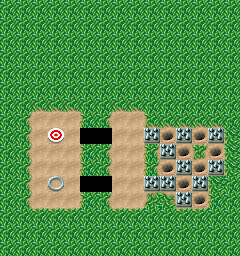

A level layout from a 2D game, rendered from its tile map. Below: a short description, then the map file with tile-grid data replaced by summaries:
An orthogonal 15x16 tile map with 16x16 px tiles, 3 tile layers (Grass, Ground, Wall), 2 tilesets and 24 objects (10x Trap, 8x Carrot, Convertor_Right, Convertor_Right_Block, Convertor_Left_Block, ...).

<map version="1.10" tiledversion="1.10.1" orientation="orthogonal" renderorder="right-down" width="15" height="16" tilewidth="16" tileheight="16" infinite="0" nextlayerid="83" nextobjectid="305">
 <properties>
  <property name="excalibur" type="bool" value="true" />
 </properties>
 <tileset firstgid="1" name="tileset" tilewidth="16" tileheight="16" tilecount="48" columns="8">
  <image source="1level.png" width="128" height="96" />
 </tileset>
 <tileset firstgid="49" name="tile_finish" tilewidth="16" tileheight="16" tilecount="4" columns="4">
  <image source="tile_finish.png" width="64" height="16" />
  <tile id="0">
   <animation>
    <frame tileid="0" duration="90" />
    <frame tileid="1" duration="90" />
    <frame tileid="2" duration="90" />
    <frame tileid="3" duration="90" />
   </animation>
  </tile>
 </tileset>
 <layer id="72" name="Grass" width="15" height="16" locked="1">
  <data>[240 cells, 147 non-empty, 1 distinct tile ids]</data>
 </layer>
 <objectgroup id="77" name="Convertor" locked="1">
  <properties>
   <property name="excalibur" type="bool" value="true" />
  </properties>
  <object id="270" name="Convertor_Right" type="Convertor_Right" gid="42" x="80" y="144" width="16" height="16">
   <properties>
    <property name="CollisionType" value="Passive" />
   </properties>
  </object>
  <object id="271" name="Convertor_Right_Block" type="Convertor_Right_Block" gid="42" x="96" y="144" width="16" height="16">
   <properties>
    <property name="CollisionType" value="Passive" />
   </properties>
  </object>
  <object id="272" name="Convertor_Left_Block" type="Convertor_Left_Block" gid="41" x="80" y="192" width="16" height="16">
   <properties>
    <property name="CollisionType" value="Passive" />
   </properties>
  </object>
  <object id="273" name="Convertor_Left" type="Convertor_Left" gid="41" x="96" y="192" width="16" height="16">
   <properties>
    <property name="CollisionType" value="Passive" />
   </properties>
  </object>
 </objectgroup>
 <layer id="73" name="Ground" width="15" height="16">
  <data>[240 cells, 48 non-empty, 5 distinct tile ids]</data>
 </layer>
 <objectgroup id="78" name="Carrots" locked="1">
  <properties>
   <property name="excalibur" type="bool" value="true" />
  </properties>
  <object id="274" name="Carrot" type="Carrot" gid="20" x="160" y="144" width="16" height="16">
   <properties>
    <property name="CollisionType" value="Passive" />
   </properties>
  </object>
  <object id="282" name="Carrot" type="Carrot" gid="20" x="192" y="144" width="16" height="16">
   <properties>
    <property name="CollisionType" value="Passive" />
   </properties>
  </object>
  <object id="283" name="Carrot" type="Carrot" gid="20" x="208" y="160" width="16" height="16">
   <properties>
    <property name="CollisionType" value="Passive" />
   </properties>
  </object>
  <object id="284" name="Carrot" type="Carrot" gid="20" x="176" y="160" width="16" height="16">
   <properties>
    <property name="CollisionType" value="Passive" />
   </properties>
  </object>
  <object id="285" name="Carrot" type="Carrot" gid="20" x="192" y="176" width="16" height="16">
   <properties>
    <property name="CollisionType" value="Passive" />
   </properties>
  </object>
  <object id="286" name="Carrot" type="Carrot" gid="20" x="160" y="176" width="16" height="16">
   <properties>
    <property name="CollisionType" value="Passive" />
   </properties>
  </object>
  <object id="287" name="Carrot" type="Carrot" gid="20" x="176" y="192" width="16" height="16">
   <properties>
    <property name="CollisionType" value="Passive" />
   </properties>
  </object>
  <object id="288" name="Carrot" type="Carrot" gid="20" x="192" y="208" width="16" height="16">
   <properties>
    <property name="CollisionType" value="Passive" />
   </properties>
  </object>
 </objectgroup>
 <objectgroup id="79" name="Traps" locked="1">
  <properties>
   <property name="excalibur" type="bool" value="true" />
  </properties>
  <object id="289" name="Trap" type="Trap" gid="31" x="144" y="144" width="16" height="16">
   <properties>
    <property name="CollisionType" value="Passive" />
   </properties>
  </object>
  <object id="290" name="Trap" type="Trap" gid="31" x="176" y="144" width="16" height="16">
   <properties>
    <property name="CollisionType" value="Passive" />
   </properties>
  </object>
  <object id="291" name="Trap" type="Trap" gid="31" x="208" y="144" width="16" height="16">
   <properties>
    <property name="CollisionType" value="Passive" />
   </properties>
  </object>
  <object id="292" name="Trap" type="Trap" gid="31" x="208" y="176" width="16" height="16">
   <properties>
    <property name="CollisionType" value="Passive" />
   </properties>
  </object>
  <object id="293" name="Trap" type="Trap" gid="31" x="160" y="160" width="16" height="16">
   <properties>
    <property name="CollisionType" value="Passive" />
   </properties>
  </object>
  <object id="294" name="Trap" type="Trap" gid="31" x="176" y="176" width="16" height="16">
   <properties>
    <property name="CollisionType" value="Passive" />
   </properties>
  </object>
  <object id="295" name="Trap" type="Trap" gid="31" x="192" y="192" width="16" height="16">
   <properties>
    <property name="CollisionType" value="Passive" />
   </properties>
  </object>
  <object id="296" name="Trap" type="Trap" gid="31" x="176" y="208" width="16" height="16">
   <properties>
    <property name="CollisionType" value="Passive" />
   </properties>
  </object>
  <object id="297" name="Trap" type="Trap" gid="31" x="160" y="192" width="16" height="16">
   <properties>
    <property name="CollisionType" value="Passive" />
   </properties>
  </object>
  <object id="298" name="Trap" type="Trap" gid="31" x="144" y="192" width="16" height="16">
   <properties>
    <property name="CollisionType" value="Passive" />
   </properties>
  </object>
 </objectgroup>
 <layer id="74" name="Wall" width="15" height="16" locked="1">
  <data>[240 cells, 41 non-empty, 8 distinct tile ids]</data>
 </layer>
 <objectgroup id="75" name="Camera" locked="1">
  <properties>
   <property name="excalibur" type="bool" value="true" />
  </properties>
  <object id="264" name="player-start" type="player-start" x="56" y="184">
   <point />
  </object>
 </objectgroup>
 <objectgroup id="82" name="Finish">
  <properties>
   <property name="excalibur" type="bool" value="true" />
  </properties>
  <object id="304" name="Finish" type="Finish" gid="45" x="48" y="144" width="16" height="16">
   <properties>
    <property name="CollisionType" value="Passive" />
   </properties>
  </object>
 </objectgroup>
</map>
